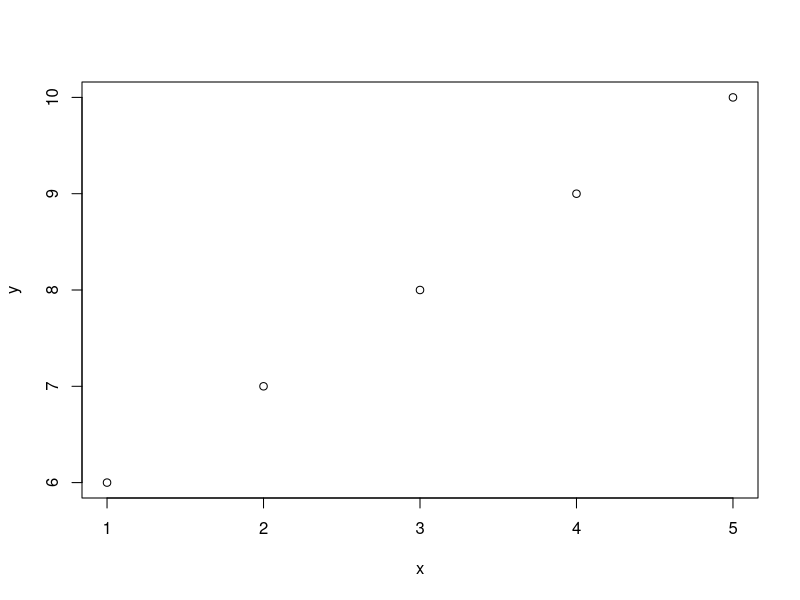
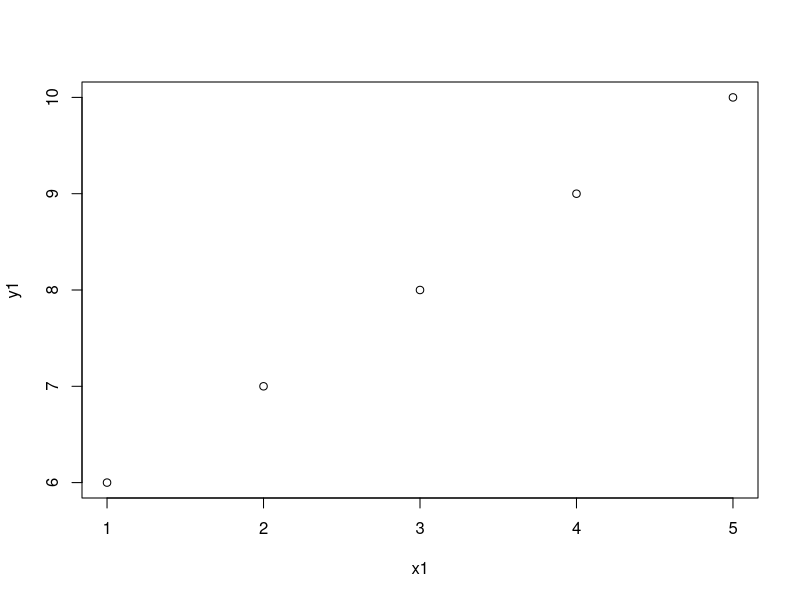

Recreate these plots in R, in order.
######## correleção simples 
x<-c(1,2,3,4,5) # cria um vetor qualquer
y<-c(6,7,8,9,10) #cria outro vetor
plot(x,y) # faz um gŕafico simples de 'x' com 'y'
z = data.frame(x,y) 
z
########## ooutra forma de se fazer
x1 = c(1,2,3,4,5) # i sinal de '='substitui o '<-'
y1 = c(6,7,8,9,10)
plot(x1,y1)
